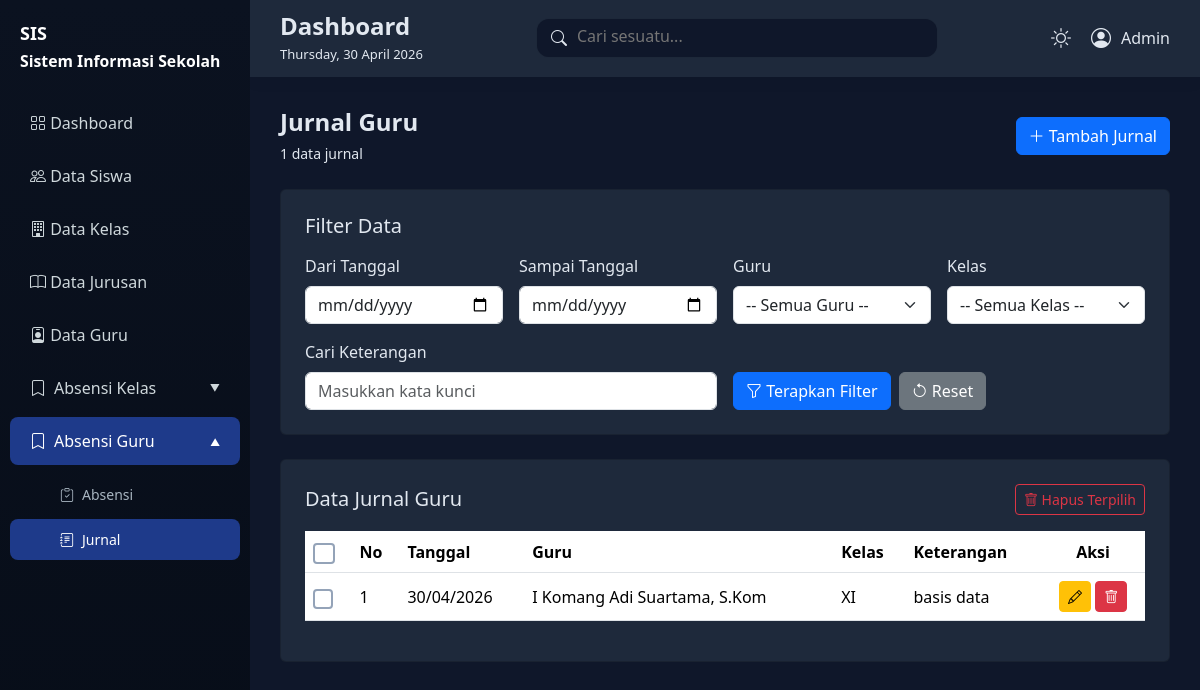
/jurnal_guru.php (signed in), run on the app's committed database.
### tables this page shows
CREATE TABLE `jurnal_guru` (
  `id_jurnal_guru` int(11) NOT NULL,
  `guru_id` int(11) NOT NULL,
  `kelas_id` int(11) NOT NULL,
  `keterangan` text NOT NULL,
  `tgl` date NOT NULL
);

CREATE TABLE `guru` (
  `id_guru` int(11) NOT NULL,
  `nama_guru` varchar(50) NOT NULL,
  `ttl_guru` date NOT NULL,
  `alamat_guru` text NOT NULL,
  `wa_guru` char(15) NOT NULL,
  `foto_guru` text NOT NULL
);

CREATE TABLE `kelas` (
  `id_kelas` int(11) NOT NULL,
  `jurusan_id` int(10) NOT NULL,
  `nama_kelas` varchar(125) NOT NULL
);

### proses/helpers.php (called while the page is built, shortened)
<?php
function formatDate($date, $format = 'd/m/Y') {
    try {
        $dateObj = new DateTime($date);
        return $dateObj->format($format);
    } catch (Exception $e) {
        return '-';
    }
}
function truncateText($text, $length = 50, $suffix = '...') {
    if (strlen($text) <= $length) {
        return $text;
    }
    return substr($text, 0, $length) . $suffix;
}
function buildFilterQuery($table, $filters = []) {
    $conditions = [];
    return count($conditions) > 0 ? implode(' AND ', $conditions) : '1=1';
}
function countRecords($table, $where = '1=1', $joins = '') {
    global $conn;
    $query = "SELECT COUNT(*) as total FROM `$table` $joins WHERE $where";
    $result = mysqli_query($conn, $query);
    $row = mysqli_fetch_assoc($result);
    return $row['total'] ?? 0;
}
?>

### proses/queries.php (called while the page is built, shortened)
<?php
include_once 'helpers.php';
function getJurnalGuru($filters = [], $limit = 0, $offset = 0) {
    $where = buildFilterQuery('jurnal_guru', $filters);
    $joins = "JOIN guru ON jurnal_guru.guru_id = guru.id_guru
              JOIN kelas ON jurnal_guru.kelas_id = kelas.id_kelas";
    $query = "SELECT jurnal_guru.*, guru.nama_guru, kelas.nama_kelas
              FROM jurnal_guru $joins
              WHERE $where
              ORDER BY jurnal_guru.tgl DESC";
    if ($limit > 0) {
        $query .= " LIMIT $limit OFFSET $offset";
    }
    return query($query);
}
?>

### config.php (called while the page is built, shortened)
<?php
$conn = mysqli_connect("localhost", "root", "", "akademik");
function query($query)
{
    global $conn;
    $result = mysqli_query($conn, $query);
    $rows = [];
    while ($row = mysqli_fetch_assoc($result)) {
        $rows[] = $row;
    }
    return $rows;
}

### jurnal_guru.php (the view, shortened to what this page needs)
<?php
include 'config.php';
include 'proses/helpers.php';
include 'proses/queries.php';
$filters = [
    'date_start' => $_GET['date_start'] ?? '',
    'date_end' => $_GET['date_end'] ?? '',
    'guru_id' => $_GET['guru_id'] ?? '',
    'kelas_id' => $_GET['kelas_id'] ?? '',
    'search' => $_GET['search'] ?? ''
];
$limit = 100;
$offset = isset($_GET['page']) ? ((int)$_GET['page'] - 1) * $limit : 0;
$jurnalGuru = getJurnalGuru($filters, $limit, $offset);
$totalRecords = countRecords('jurnal_guru', buildFilterQuery('jurnal_guru', $filters),
    "JOIN guru ON jurnal_guru.guru_id = guru.id_guru JOIN kelas ON jurnal_guru.kelas_id = kelas.id_kelas");
?>
<?php include 'includes/header.php'; ?>
<div class="content">
    <div class="d-flex justify-content-between align-items-center mb-4">
        <div>
            <h4 class="fw-semibold mb-1">Jurnal Guru</h4>
            <small><?= $totalRecords; ?> data jurnal</small>
        </div>
        <div class="d-flex gap-2 flex-wrap">
            <button type="button" class="btn btn-primary" data-bs-toggle="modal" data-bs-target="#modalJurnalGuru">
                <i class="bi bi-plus-lg"></i> Tambah Jurnal
            </button>
        </div>
    </div>
    <div class="card p-4 mb-4">
        <h5 class="mb-3">Filter Data</h5>
        <form method="GET" class="row g-3">
            <div class="col-md-3">
                <label class="form-label">Dari Tanggal</label>
                <input type="date" name="date_start" class="form-control" value="<?= htmlspecialchars($filters['date_start']); ?>">
            </div>
            <div class="col-md-3">
                <label class="form-label">Sampai Tanggal</label>
                <input type="date" name="date_end" class="form-control" value="<?= htmlspecialchars($filters['date_end']); ?>">
            </div>
            <div class="col-md-3">
                <label class="form-label">Guru</label>
                <select name="guru_id" class="form-select">
                    <option value="">-- Semua Guru --</option>
                </select>
            </div>
            <div class="col-md-3">
                <label class="form-label">Kelas</label>
                <select name="kelas_id" class="form-select">
                    <option value="">-- Semua Kelas --</option>
                </select>
            </div>
            <div class="col-md-6">
                <label class="form-label">Cari Keterangan</label>
                <input type="text" name="search" class="form-control" placeholder="Masukkan kata kunci" value="<?= htmlspecialchars($filters['search']); ?>">
            </div>
            <div class="col-md-6 d-flex gap-2 align-items-end">
                <button type="submit" class="btn btn-primary">
                    <i class="bi bi-funnel"></i> Terapkan Filter
                </button>
                <a href="jurnal_guru.php" class="btn btn-secondary">
                    <i class="bi bi-arrow-counterclockwise"></i> Reset
                </a>
            </div>
        </form>
    </div>
    <div class="card p-4">
        <form id="bulkDeleteForm" method="POST" action="proses/hps_jurnal_guru_banyak.php">
            <div class="d-flex justify-content-between align-items-center mb-3">
                <h5 class="mb-0">Data Jurnal Guru</h5>
                <button type="submit" class="btn btn-sm btn-outline-danger" onclick="return confirmBulkDelete('.select-jurnal')">
                    <i class="bi bi-trash"></i> Hapus Terpilih
                </button>
            </div>
            <div class="table-responsive">
                <table class="table table-hover align-middle">
                    <thead>
                        <tr>
                            <th><input type="checkbox" class="form-check-input select-all" data-checkbox=".select-jurnal"></th>
                            <th>No</th>
                            <th>Tanggal</th>
                            <th>Guru</th>
                            <th>Kelas</th>
                            <th>Keterangan</th>
                            <th class="text-center">Aksi</th>
                        </tr>
                    </thead>
                    <tbody>
                        <?php $no = $offset + 1; foreach ($jurnalGuru as $row): ?>
                            <tr>
                                <td><input type="checkbox" class="form-check-input select-jurnal" name="selected_ids[]" value="<?= $row['id_jurnal_guru']; ?>"></td>
                                <td><?= $no++; ?></td>
                                <td><?= formatDate($row['tgl']); ?></td>
                                <td><?= htmlspecialchars($row['nama_guru']); ?></td>
                                <td><?= htmlspecialchars($row['nama_kelas']); ?></td>
                                <td>
                                    <div style="max-width: 300px; white-space: nowrap; overflow: hidden; text-overflow: ellipsis;" title="<?= htmlspecialchars($row['keterangan']); ?>">
                                        <?= truncateText($row['keterangan'], 50); ?>
                                    </div>
                                </td>
                                <td class="text-center">
                                    <button type="button" class="btn btn-sm btn-warning" data-bs-toggle="modal" data-bs-target="#modalJurnalGuru">
                                        <i class="bi bi-pencil"></i>
                                    </button>
                                    <a href="proses/hps_jurnal_guru.php?id=<?= $row['id_jurnal_guru']; ?>" class="btn btn-sm btn-danger" onclick="return confirm('Yakin ingin menghapus?')">
                                        <i class="bi bi-trash"></i>
                                    </a>
                                </td>
                            </tr>
                        <?php endforeach; ?>
                    </tbody>
                </table>
            </div>
        </form>
    </div>
</div>
<?php include 'includes/footer.php'; ?>

### css/style.css (style rules this page uses)
:root { --bg-light: #f4f6f9; --card-light: #ffffff; --text-light: #1f2937; --bg-dark: #0f172a; --card-dark: #1e293b; --text-dark: #e2e8f0; }
a { text-decoration: none !important; }
body.dark-mode .table { background: var(--card-dark) !important; }
body { background: var(--bg-light); color: var(--text-light); transition: 0.3s; }
body.dark-mode { background: var(--bg-dark); color: var(--text-dark); }
.content { margin-top: 3rem; padding: 30px; }
body.dark-mode .card, body.dark-mode .card-stat { background: var(--card-dark); color: var(--text-dark); }
.form-check-input { width: 1.25rem; height: 1.25rem; cursor: pointer; border: 2px solid #6b7280; background-color: transparent; transition: all 0.2s ease; }
.select-all { width: 1.35rem; height: 1.35rem; border: 2px solid #6b7280; }
body.dark-mode .form-check-input { border-color: #94a3b8; }

### data on the page
jurnal_guru: tgl "30/04/2026", guru.nama_guru "I Komang Adi Suartama, S.Kom", kelas.nama_kelas "XI", keterangan "basis data"

### other printed values
$totalRecords "1"
